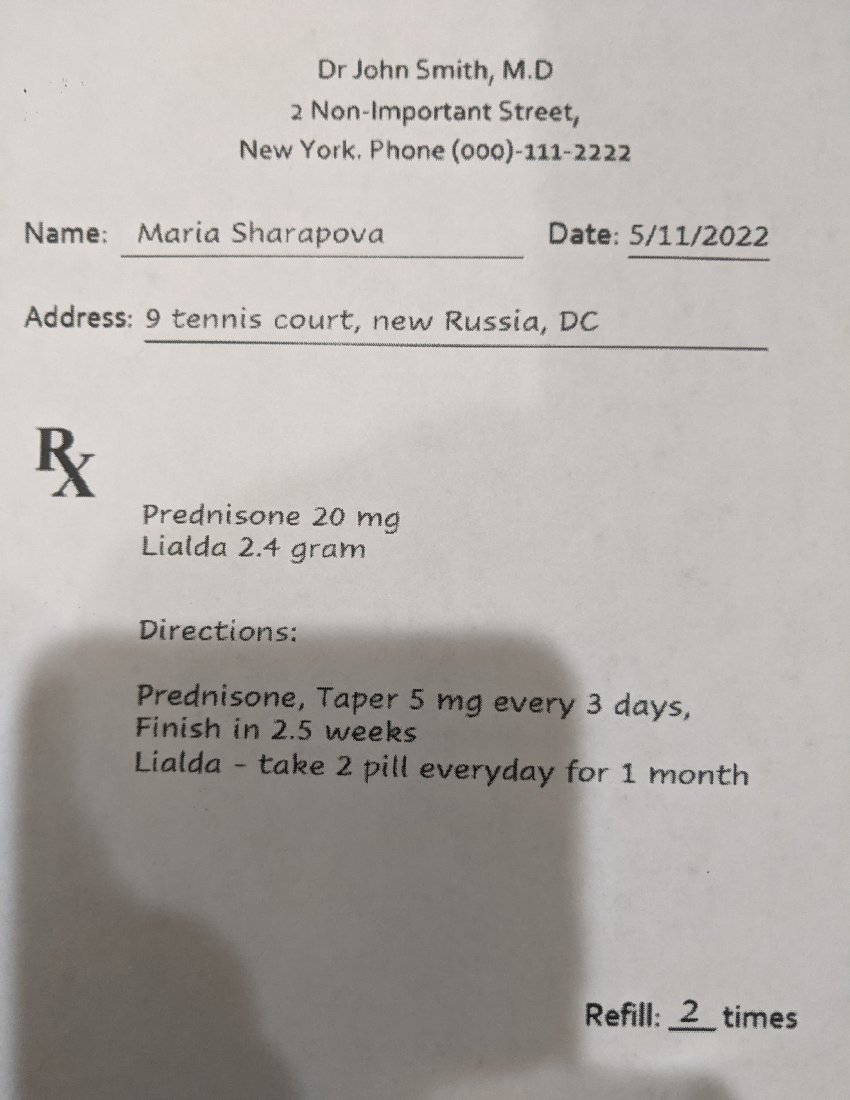
#> input picture image1.png, 1700 x 2200 px (shown at 1/2 size)
$ python -i util.py   (imports and definitions only)
#> lines starting #> are read from the running program, lines starting #| are printed output that depends on the picture; after the words box and inside, x2 and y2 are one past the last pixel; in counts of white or black regions, pixels touching at a corner belong together
#> further down, picture is the input picture: shape (2200, 1700, 3); mean B, G, R 168.1, 172, 176.8
import cv2
import numpy as np


def preprocess_image(img):
    gray=cv2.cvtColor(np.array(img),cv2.COLOR_BGR2GRAY)
    resized_image=cv2.resize(gray,None,fx=1.5,fy=1.5, interpolation=cv2.INTER_LINEAR)
    processed_image=cv2.adaptiveThreshold(
        resized_image,
        255,
        cv2.ADAPTIVE_THRESH_GAUSSIAN_C,
        cv2.THRESH_BINARY,
        61,
        11
        )
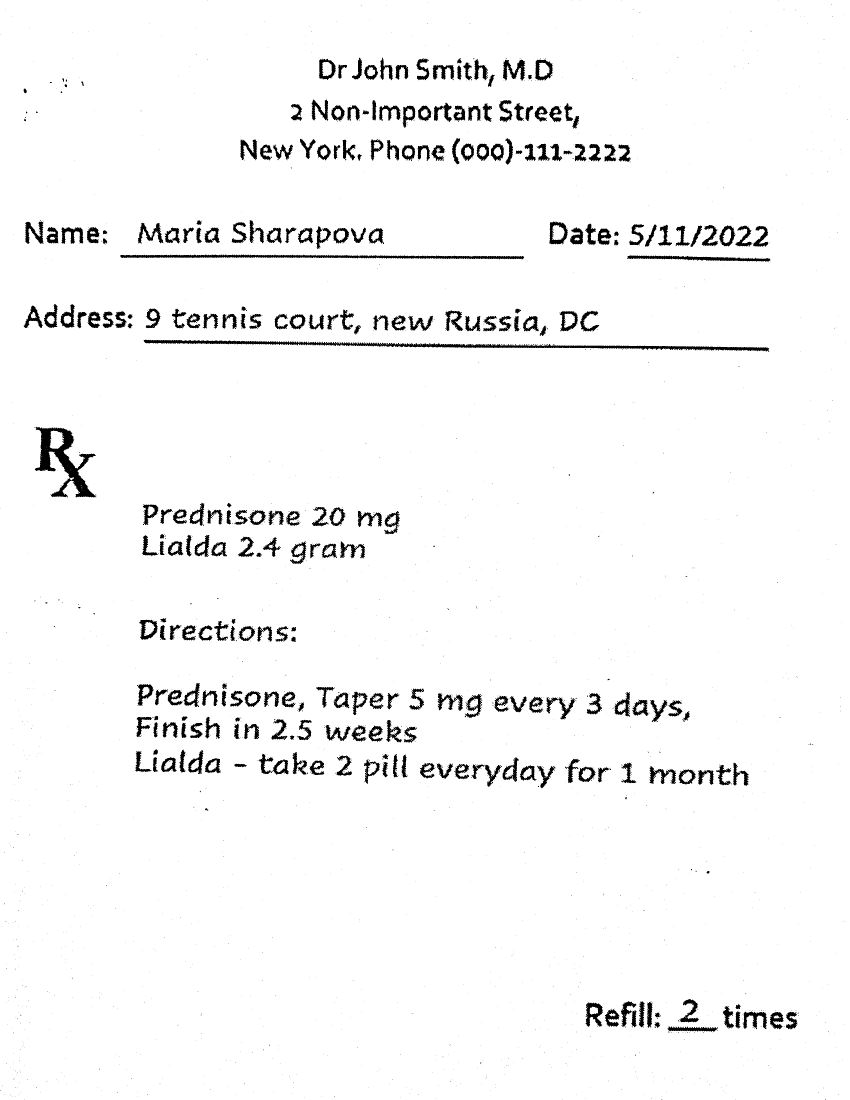
#> processed_image: shape (3300, 2550) (shown at 1/3 size); 96.5% white; 2048 black regions (1741 under 20 px), largest, box (x1, y1, x2, y2) and area: (431, 1019, 2308, 1055) 15743, (105, 1280, 289, 1492) 13201, (361, 763, 1572, 778) 8975
    return processed_image

>>> import cv2
>>> picture = cv2.imread('../image1.png')
>>> result = preprocess_image(picture)
